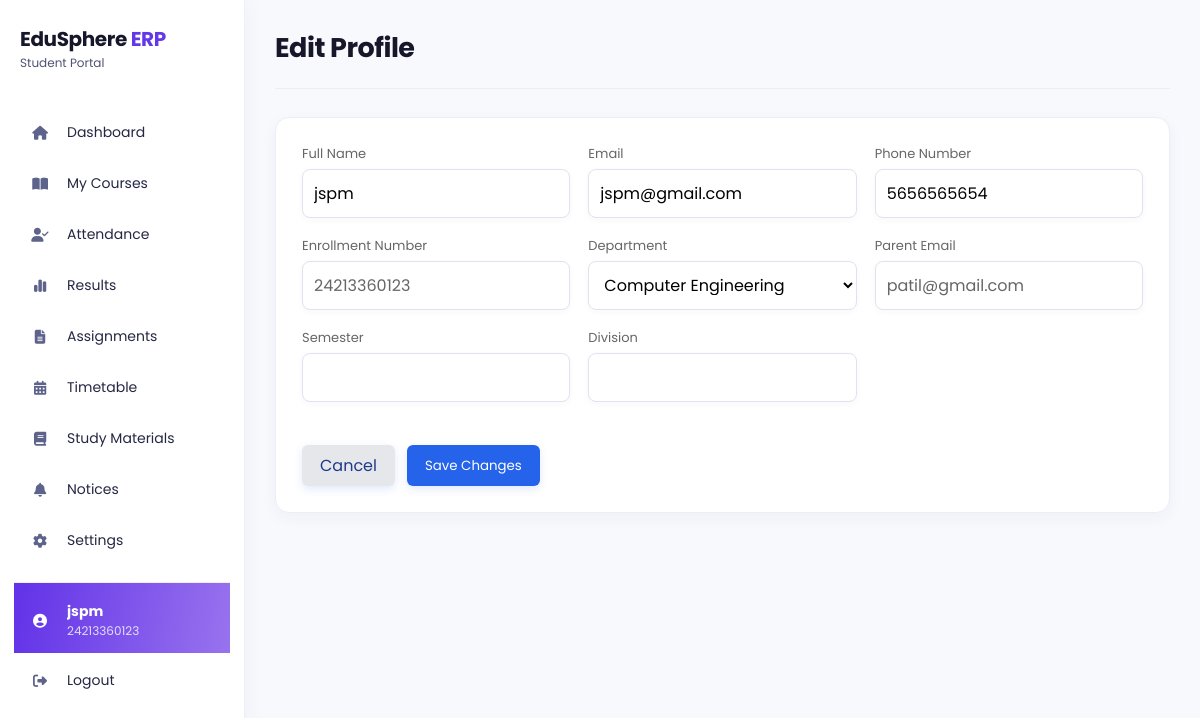
/student/profile/edit (signed in), run on an earlier commit of the app's database.
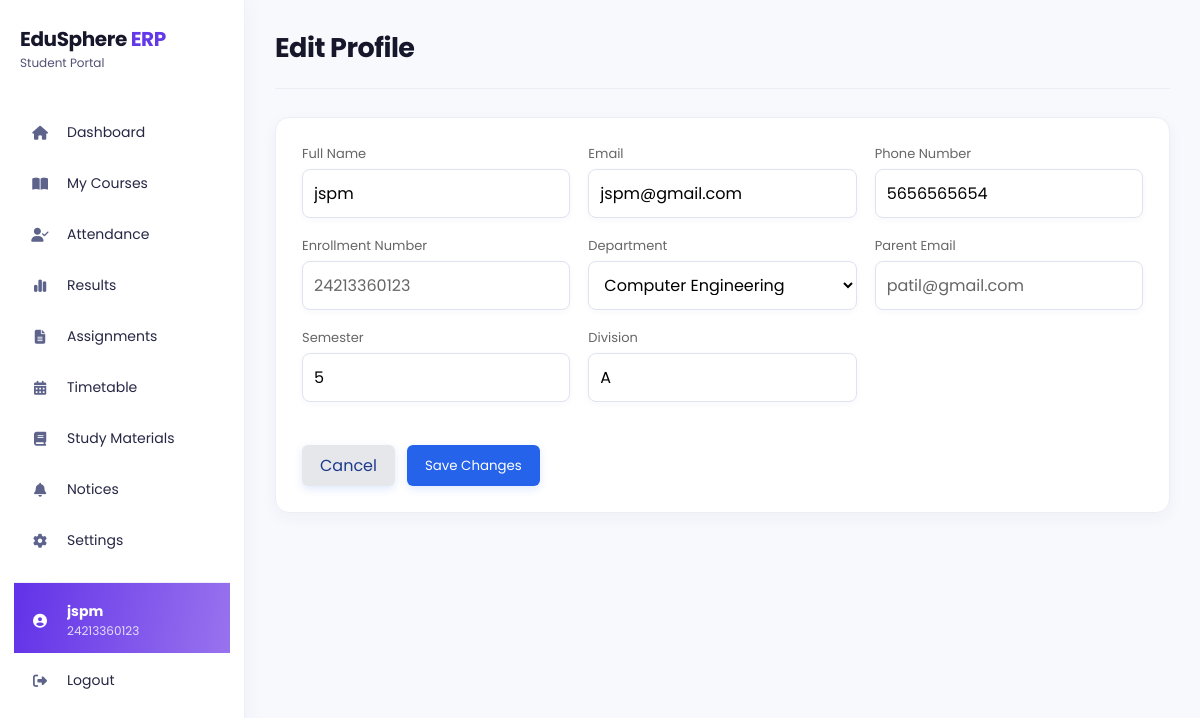
And on a later commit of the database.
### models/student.py (models this page shows)
class Student(db.Model):
    __tablename__ = "students"
    id = db.Column(
        db.Integer,
        primary_key=True
    )
    user_id = db.Column(
        db.Integer,
        db.ForeignKey("users.id"),
        nullable=False
    )
    roll_no = db.Column(
        db.String(20),
        unique=True,
        nullable=True
    )
    department = db.Column(
        db.String(50),
        nullable=True
    )
    semester = db.Column(
        db.Integer,
        nullable=True
    )
    division = db.Column(
        db.String(10),
        nullable=True
    )
    parent_email = db.Column(
        db.String(120),
        nullable=True
    )
    phone = db.Column(
        db.String(20),
        nullable=True
    )

### models/department.py (models this page shows, shortened)
class Department(db.Model):
    __tablename__ = "departments"
    id = db.Column(db.Integer, primary_key=True)
    name = db.Column(db.String(100), unique=True, nullable=False)

### app.py (the view, shortened to what this page needs)
@app.route("/student/profile/edit", methods=["GET", "POST"])
def edit_student_profile():
    user, profile = get_current_student_profile()
    if not user:
        flash("Access denied!")
        return redirect(url_for("login"))
    return render_template(
        "edit_student_profile.html",
        current_user=user,
        student_profile=profile,
        departments=get_departments(),
        active_page="profile"
    )

### app.py (called while the page is built)
def get_departments():
    return Department.query.order_by(Department.name).all()

def get_current_student_profile():
    if session.get("role") != "Student" or "user_id" not in session:
        return None, None
    user = db.session.get(User, session["user_id"])
    if not user or user.role != "Student":
        session.clear()
        return None, None
    student_profile = Student.query.filter_by(user_id=user.id).first()
    if not student_profile:
        student_profile = Student(user_id=user.id)
        db.session.add(student_profile)
        db.session.commit()
    return user, student_profile

### templates/edit_student_profile.html (shortened to what the changed rows need)
<!DOCTYPE html>
<html lang="en">
<head>
    <link rel="stylesheet" href="{{ url_for('static', filename='css/student.css') }}">
    <link rel="stylesheet" href="{{ url_for('static', filename='css/palette.css') }}">
    <link rel="stylesheet" href="https://cdnjs.cloudflare.com/ajax/libs/font-awesome/6.6.0/css/all.min.css">
</head>
<body class="student-edit-profile-page theme-{{ current_user.theme or 'light' }} accent-{{ current_user.accent_color or 'purple' }}">
<div class="sidebar">
    <div class="logo"><h2>EduSphere <span>ERP</span></h2><small>Student Portal</small></div>
</div>
<main class="main">
    <div class="topbar"><h2>Edit Profile</h2></div>
    <section class="profile-card">
        <form class="profile-form" method="POST" action="{{ url_for('edit_student_profile') }}">
            <div><label for="phone">Phone Number</label><input id="phone" type="tel" name="phone" value="{{ student_profile.phone or '' }}"></div>
            <div><label for="department">Department</label><select id="department" name="department" required><option value="">Select Department</option>{% for department in departments %}<option value="{{ department.name }}" {% if department.name == student_profile.department %}selected{% endif %}>{{ department.name }}</option>{% endfor %}</select></div>
            <div><label for="parent_email">Parent Email</label><input id="parent_email" type="email" value="{{ student_profile.parent_email or '' }}" readonly></div>
            <div><label for="semester">Semester</label><input id="semester" type="number" min="1" name="semester" value="{{ student_profile.semester or '' }}"></div>
            <div><label for="division">Division</label><input id="division" name="division" value="{{ student_profile.division or '' }}"></div>
        </form>
    </section>
</main>
</body>
</html>

What changed in the data, as far as the page shows it:
changed Student "patil@gmail.com": semester (not shown) → "5"; division (not shown) → "A"
